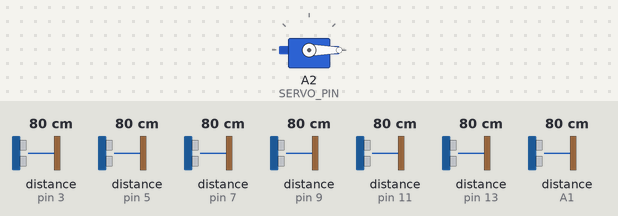
A sketch run on a simulated Arduino Uno, built with avr-gcc and run on an emulated ATmega328P. On the bench: servo. Wiring (inferred from the names in the program): 7 × ultrasonic range finder: trigger pin 2, echo pin 3 / trigger pin 4, echo pin 5 / trigger pin 6, echo pin 7 / trigger pin 8, echo pin 9 / trigger pin 10, echo pin 11 / trigger pin 12, echo pin 13 / trigger A0, echo A1. Inputs (shaded band) come from the test bench; at power-on: distance to the obstacle (sensors on A1, pin 3, pin 5, pin 7, pin 9, pin 11, pin 13) 80 cm. The echo pulse lasts 58.3 µs per cm; what the sketch prints to the serial monitor is not drawn.

Above: at 1.2 s.
1.3 s: distance to the obstacle (sensor on A1) set to 7 cm
3.3 s: distance to the obstacle (sensor on A1) set to 4 cm
At 5.0 s:
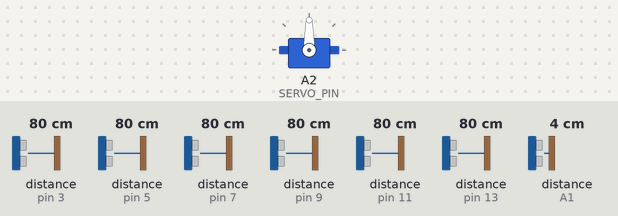
Timing chart, 0 to 6.5 s (numbered marks = the images above; inputs shaded):
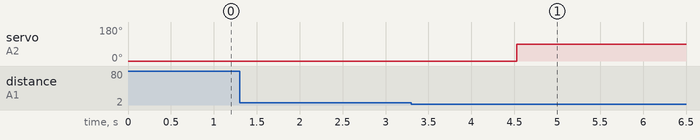

The sketch:

parkimi-7-sensore.ino
```cpp
/*
 * PARKIMI INTELIGJENT — Firmware për Arduino Uno (ATmega328P)
 * ----------------------------------------------------------
 * Harduer:
 *   - 6 × HC-SR04  : vendet e parkimit A-P1 … A-P6
 *   - 1 × HC-SR04  : sensori i hyrjes (para barrierës)
 *   - 1 × Servo    : barriera e hyrjes (SG90 ose i ngjashëm)
 *
 * Skema e pinave (shih docs/HARDWARE.md për kabllimin e plotë):
 *   Vendi   TRIG  ECHO
 *   P1      D2    D3
 *   P2      D4    D5
 *   P3      D6    D7
 *   P4      D8    D9
 *   P5      D10   D11
 *   P6      D12   D13
 *   HYRJA   A0    A1
 *   SERVO   A2    (sinjali; ushqimi NGA BURIM I JASHTËM 5V, jo nga Arduino!)
 *   Të lira A3, A4, A5 (p.sh. LCD I2C në A4/A5 në të ardhmen)
 *
 * KUJDES USHQIMI: servoja dhe 7 sensorët NUK ushqehen nga pini 5V i
 * Arduino-s — përdor burim të jashtëm 5V (≥2A) me GND TË PËRBASHKËT.
 *
 * Protokolli serial (9600 baud, një objekt JSON për rresht):
 *   {"t":"spots","d":[{"s":1,"cm":4.2,"ok":1}, …]}   çdo cikël leximi
 *   {"t":"gate","e":"entry"}                          veturë u fut nga hyrja
 *   {"t":"barrier","s":"open"} / {"s":"closed"}       gjendja e barrierës
 *
 * Teknika kundër leximeve të gabuara:
 *   - mediana e 3 matjeve për sensor (filtrim i pikëve ekstreme)
 *   - histerezë: zihet në ≤ 3.0 cm, lirohet në ≥ 4.0 cm (zonë e vdekur)
 *   - debounce: gjendja ndryshon vetëm pas 2 cikleve të njëpasnjëshme
 *   - sensorët lexohen një nga një me pauzë, që të mos interferojnë
 */

#include <Servo.h>

// ---------- Konfigurimi ----------
const uint8_t NUM_SPOTS = 6;
const uint8_t TRIG[NUM_SPOTS] = {2, 4, 6, 8, 10, 12};
const uint8_t ECHO[NUM_SPOTS] = {3, 5, 7, 9, 11, 13};
const uint8_t ENTRY_TRIG = A0;
const uint8_t ENTRY_ECHO = A1;
const uint8_t SERVO_PIN  = A2;

const float OCC_ON_CM    = 3.0;   // ≤ → i zënë (hyrja e histerezës)
const float OCC_OFF_CM   = 4.0;   // ≥ → i lirë  (dalja e histerezës)
const float MAX_RANGE_CM = 10.0;  // > → jashtë rrezes së maketës
const float ENTRY_CM     = 5.0;   // veturë para barrierës

const uint8_t  DEBOUNCE_CYCLES   = 2;     // cikle të njëpasnjëshme para ndryshimit
const uint16_t SENSOR_GAP_MS     = 50;    // pauzë ndërmjet sensorëve
const uint16_t CYCLE_GAP_MS      = 150;   // pauzë ndërmjet cikleve të plota
const uint32_t ECHO_TIMEOUT_US   = 25000; // ~4.3 m maksimum
const uint16_t BARRIER_HOLD_MS   = 4000;  // qëndron hapur pasi hyrja lirohet
const uint8_t  SERVO_CLOSED_DEG  = 0;
const uint8_t  SERVO_OPEN_DEG    = 90;

// ---------- Gjendja ----------
Servo barrier;

struct SpotState {
  float   cm;        // matja e fundit e filtruar (-1 = pa echo)
  bool    occupied;  // gjendja e qëndrueshme (pas debounce)
  uint8_t pending;   // sa cikle rresht ka kandidaturë për ndryshim
};
SpotState spots[NUM_SPOTS];

enum GateState { GATE_CLOSED, GATE_OPEN, GATE_HOLDING };
GateState gateState = GATE_CLOSED;
uint8_t  entryPending = 0;      // debounce i sensorit të hyrjes
uint32_t gateClearSince = 0;    // kur u lirua hyrja (për vonesën e mbylljes)

// ---------- Matja ----------
float readDistanceOnce(uint8_t trigPin, uint8_t echoPin) {
  digitalWrite(trigPin, LOW);
  delayMicroseconds(3);
  digitalWrite(trigPin, HIGH);
  delayMicroseconds(10);
  digitalWrite(trigPin, LOW);
  unsigned long us = pulseIn(echoPin, HIGH, ECHO_TIMEOUT_US);
  if (us == 0) return -1.0;             // pa echo brenda kohës
  return us * 0.0343 / 2.0;
}

// Mediana e 3 matjeve — heq pikët ekstreme pa kosto memorieje.
float readDistanceMedian(uint8_t trigPin, uint8_t echoPin) {
  float a = readDistanceOnce(trigPin, echoPin); delay(10);
  float b = readDistanceOnce(trigPin, echoPin); delay(10);
  float c = readDistanceOnce(trigPin, echoPin);
  // nëse ndonjëra dështoi, kthe maksimumin e të vlefshmeve ose -1
  if (a < 0 || b < 0 || c < 0) {
    float best = max(a, max(b, c));
    return best;                        // -1 nëse të tria dështuan
  }
  if (a > b) { float t = a; a = b; b = t; }
  if (b > c) { float t = b; b = c; c = t; }
  if (a > b) { float t = a; a = b; b = t; }
  return b;
}

// ---------- Logjika e vendeve ----------
void updateSpot(uint8_t i) {
  float d = readDistanceMedian(TRIG[i], ECHO[i]);
  spots[i].cm = d;

  bool candidate = spots[i].occupied;
  if (d >= 0) {
    if (!spots[i].occupied && d <= OCC_ON_CM)  candidate = true;   // histereza: ndez
    if ( spots[i].occupied && d >= OCC_OFF_CM) candidate = false;  // histereza: fik
  }
  // pa echo (d < 0) → mbaj gjendjen; backend-i e shënon "unknown" nga ok:0

  if (candidate != spots[i].occupied) {
    if (++spots[i].pending >= DEBOUNCE_CYCLES) {
      spots[i].occupied = candidate;
      spots[i].pending = 0;
    }
  } else {
    spots[i].pending = 0;
  }
}

// ---------- Barriera (makinë gjendjesh) ----------
void setBarrier(bool open) {
  barrier.write(open ? SERVO_OPEN_DEG : SERVO_CLOSED_DEG);
  Serial.print(F("{\"t\":\"barrier\",\"s\":\""));
  Serial.print(open ? F("open") : F("closed"));
  Serial.println(F("\"}"));
}

void updateGate() {
  float d = readDistanceMedian(ENTRY_TRIG, ENTRY_ECHO);
  bool vehicle = (d >= 0 && d <= ENTRY_CM);

  switch (gateState) {
    case GATE_CLOSED:
      if (vehicle) {
        if (++entryPending >= DEBOUNCE_CYCLES) {
          entryPending = 0;
          gateState = GATE_OPEN;
          Serial.println(F("{\"t\":\"gate\",\"e\":\"entry\"}"));
          setBarrier(true);
        }
      } else entryPending = 0;
      break;

    case GATE_OPEN:                      // hapur, vetura ende para sensorit
      if (!vehicle) {
        gateState = GATE_HOLDING;
        gateClearSince = millis();
      }
      break;

    case GATE_HOLDING:                   // vetura kaloi — prit pak, pastaj mbyll
      if (vehicle) { gateState = GATE_OPEN; break; }
      if (millis() - gateClearSince >= BARRIER_HOLD_MS) {
        gateState = GATE_CLOSED;
        setBarrier(false);
      }
      break;
  }
}

// ---------- Dalja serial ----------
void printSpots() {
  Serial.print(F("{\"t\":\"spots\",\"d\":["));
  for (uint8_t i = 0; i < NUM_SPOTS; i++) {
    if (i) Serial.print(',');
    Serial.print(F("{\"s\":"));
    Serial.print(i + 1);
    Serial.print(F(",\"cm\":"));
    if (spots[i].cm < 0) Serial.print(F("-1"));
    else Serial.print(spots[i].cm, 1);
    Serial.print(F(",\"ok\":"));
    Serial.print(spots[i].cm < 0 ? 0 : 1);
    Serial.print('}');
  }
  Serial.println(F("]}"));
}

// ---------- Nisja dhe cikli ----------
void setup() {
  Serial.begin(9600);
  for (uint8_t i = 0; i < NUM_SPOTS; i++) {
    pinMode(TRIG[i], OUTPUT);
    pinMode(ECHO[i], INPUT);
    digitalWrite(TRIG[i], LOW);
    spots[i] = {-1.0, false, 0};
  }
  pinMode(ENTRY_TRIG, OUTPUT);
  pinMode(ENTRY_ECHO, INPUT);
  digitalWrite(ENTRY_TRIG, LOW);

  barrier.attach(SERVO_PIN);
  setBarrier(false);                     // nis i mbyllur, gjendje e njohur
}

void loop() {
  for (uint8_t i = 0; i < NUM_SPOTS; i++) {
    updateSpot(i);
    delay(SENSOR_GAP_MS);                // shmang interferencën ultrasonike
  }
  updateGate();
  printSpots();
  delay(CYCLE_GAP_MS);
}
```

Measured:
- the behaviour switches between 6 and 5 cm on distance to the obstacle (sensor on A1) (found by bisection; images 0 and 1)
- after the input at 1.3 s, every drawn part: stays the same
- after the input at 3.3 s, servo on A2 (SERVO_PIN): 0° → 90° after 1.2 s
